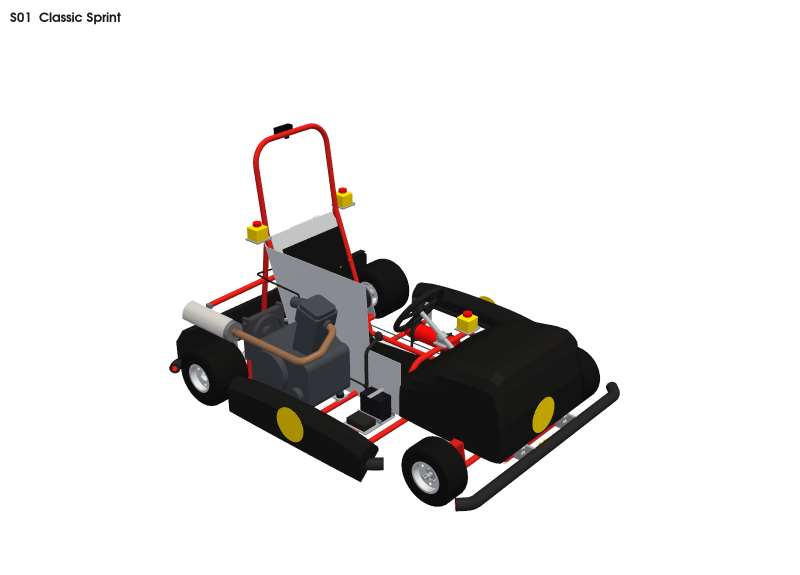
#> input picture output/S01_ClassicSprint/renders/S01_iso.png, 1600 x 1150 px (shown at 1/2 size)
$ python -i make_review_page.py   (imports and definitions only)
#> lines starting #> are read from the running program, lines starting #| are printed output that depends on the picture
#> further down, picture is the input picture: PIL image 1600x1150 RGB; mean R, G, B 225.5, 223.7, 223
#!/usr/bin/env python3
"""Build a self-contained review page (HTML + JPEG renders) comparing the ten styles."""
import json
import os
import sys

from PIL import Image

HERE = os.path.dirname(os.path.abspath(__file__))
OUT = os.path.join(os.path.dirname(HERE), "output")
DEST = sys.argv[1] if len(sys.argv) > 1 else os.path.join(HERE, "review_page")
VIEWS = [("iso", "Front three-quarter"), ("iso_rear", "Rear three-quarter"), ("top", "Plan"), ("side", "Right side"),
         ("side_driver", "Left side, 175 cm driver")]


def crop_white(im, pad=24):
#> called with pad = 24
    g = im.convert("L")
    bbox = g.point(lambda v: 255 if v < 250 else 0).getbbox()
#> bbox = (20, 25, 1240, 1023)
    if not bbox:
        return im
    x0, y0, x1, y1 = bbox
#> x0 = 20; y0 = 25; x1 = 1240; y1 = 1023
    return im.crop((max(0, x0 - pad), max(0, y0 - pad), min(im.width, x1 + pad), min(im.height, y1 + pad)))
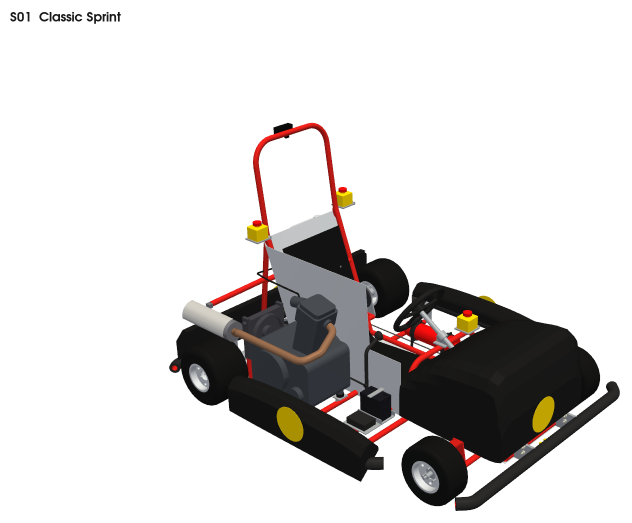
#> returned value: PIL image 1264x1046 RGB (shown at 1/2 size); mean R, G, B 213.9, 211.5, 210.5


def main():
    os.makedirs(os.path.join(DEST, "img"), exist_ok=True)
    data = []
    for d in sorted(os.listdir(OUT)):
        sj = os.path.join(OUT, d, "summary.json")
        if not os.path.exists(sj):
            continue
        js = json.load(open(sj))
        js["views"] = {}
        for v, label in VIEWS:
            src = os.path.join(OUT, d, "renders", f"{js['code']}_{v}.png")
            if not os.path.exists(src):
                continue
            im = Image.open(src).convert("RGB")
            # remove the title strip drawn by the renderer before cropping
            im.paste((255, 255, 255), (0, 0, im.width, 70))
            im = crop_white(im)
            big = im.copy()
            big.thumbnail((1200, 900))
            fn = f"img/{js['code']}_{v}.jpg"
            big.save(os.path.join(DEST, fn), quality=84, optimize=True)
            js["views"][v] = fn
            if v == "iso":
                th = im.copy()
                th.thumbnail((560, 420))
                fn2 = f"img/{js['code']}_thumb.jpg"
                th.save(os.path.join(DEST, fn2), quality=82, optimize=True)
                js["thumb"] = fn2
        js["colour_hex"] = "#%02x%02x%02x" % tuple(int(255 * c) for c in js["colour"])
        js["body_hex"] = "#%02x%02x%02x" % tuple(int(255 * c) for c in js["body_colour"])
        data.append(js)
    tpl = open(os.path.join(HERE, "review_page_template.html")).read()
    html = tpl.replace("/*__DATA__*/[]", json.dumps(data, separators=(",", ":"), default=str))
    with open(os.path.join(DEST, "index.html"), "w") as f:
        f.write(html)
    print(f"wrote {DEST}/index.html with {len(data)} styles")


# [2 lines not run here, left out]

>>> from PIL import Image
>>> picture = Image.open('../output/S01_ClassicSprint/renders/S01_iso.png')
>>> result = crop_white(picture)

$ run again, on output/S01_ClassicSprint/renders/S01_top.png
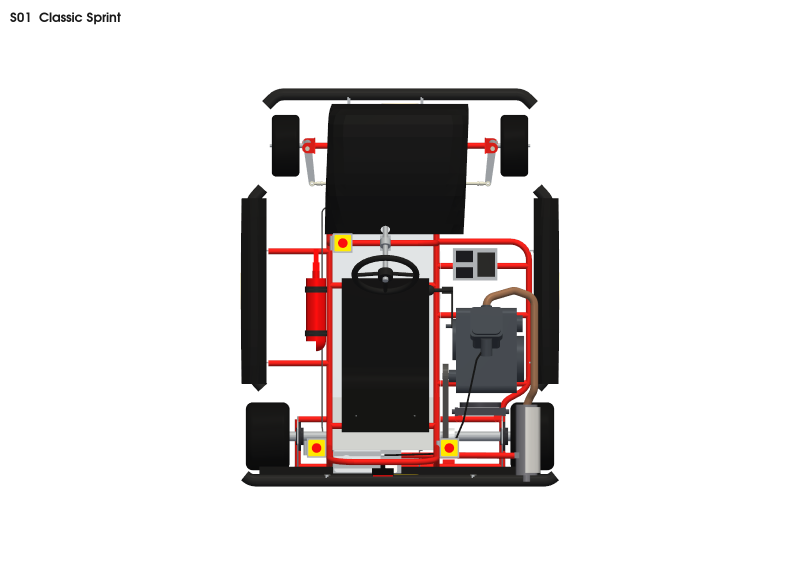
#> input picture output/S01_ClassicSprint/renders/S01_top.png, 1600 x 1150 px (shown at 1/2 size)
#> picture is the input picture: PIL image 1600x1150 RGB; mean R, G, B 218.9, 215, 214.6
#> in crop_white, `g = im.convert("L")`:
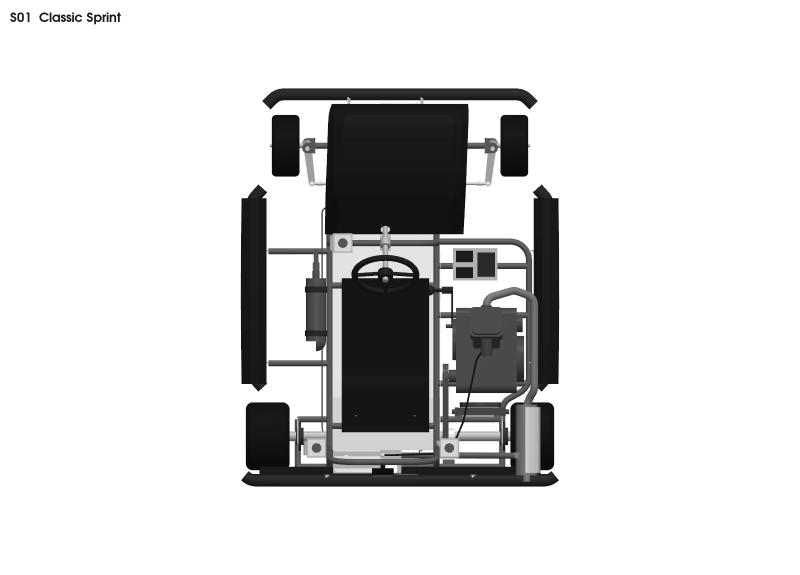
#> g: PIL image 1600x1150 L (shown at 1/2 size); min 9, max 255, mean 216.1
#> bbox = (20, 25, 1119, 974)
#> x0 = 20; y0 = 25; x1 = 1119; y1 = 974
#> in crop_white, `return im.crop((max(0, x0 - pad), max(0, y0 - pad), min(im.width, x1 +..`:
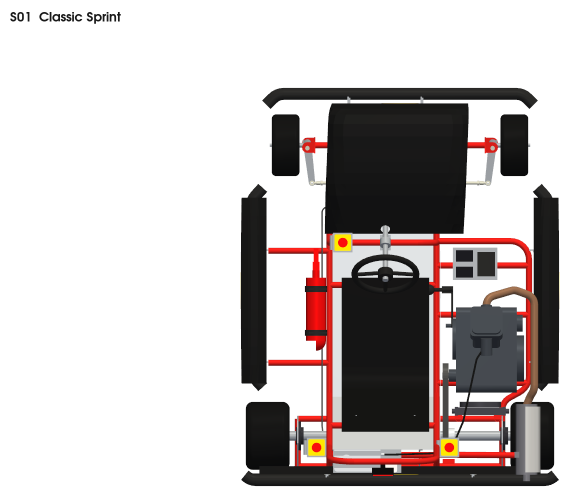
#> returned value: PIL image 1143x997 RGB (shown at 1/2 size); mean R, G, B 196.8, 190.4, 189.7
